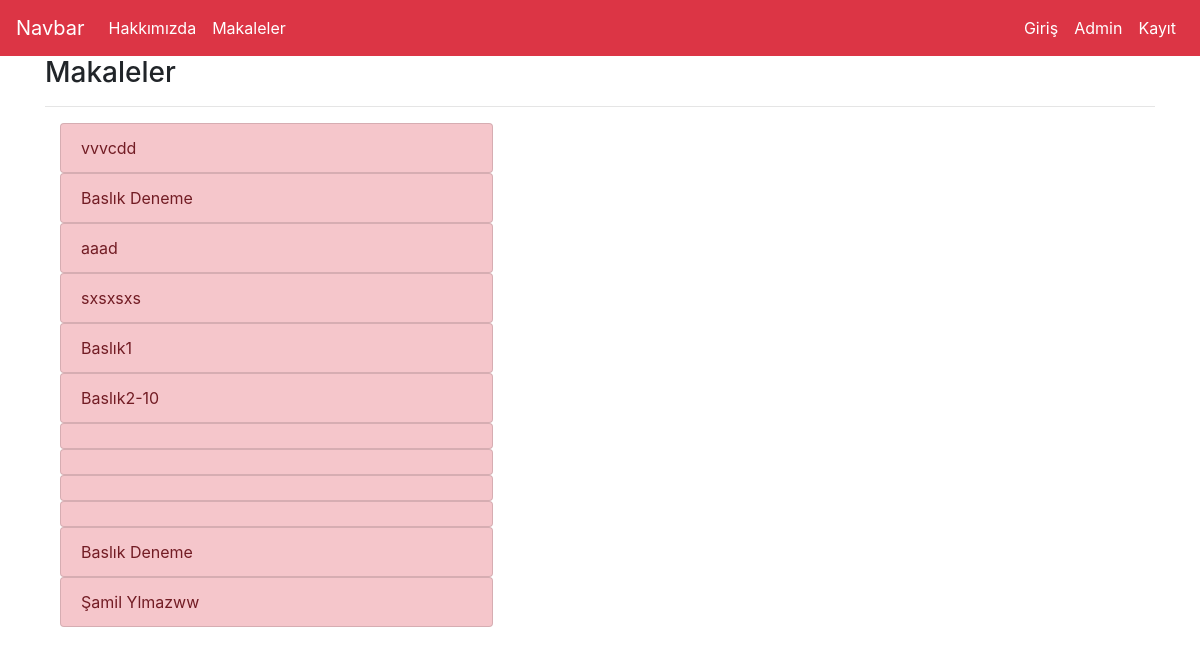
Screenshot of /article/articles/ with the database file from the repository.
### article/models.py (models this page shows, shortened)
class Article(models.Model):
    author = models.ForeignKey("auth.User" , on_delete=models.CASCADE, verbose_name = "Yazar Adı")
    title = models.CharField(max_length=50 ,verbose_name="Başlık")
    content = RichTextField()
    created_date = models.DateTimeField(auto_now=True, verbose_name="Yaratılma Tarihi")
    image_field = models.FileField(blank=True, null= True , verbose_name="Makale Fotoğrafı")

### article/views.py (the view)
# urls.py: path('articles/', views.articles, name="articles"),
def articles (request):
    articles = Article.objects.all()
    return render(request , "articles.html" , {"articles" :articles})

### templates/articles.html
{% extends "layout.html" %}
{% block render %}
 <h3>Makaleler</h3>
 <hr>
 {% if articles %}
 {% for el in articles %}
 <div class="col-md-5">
 <ul class="list-group">
     <a href="/article/detail/{{el.id}}"><li class="list-group-item list-group-item-danger">{{el.title}}</li></a>
  </ul>
</div>
 {% endfor %}
 {% else %}
 <div>
     <p>Gösterilecek Makale Yok</p>
 </div>
 {% endif %}
{% endblock %}

### rows the page displays
Article: title "vvvcdd"
Article: title "Baslık Deneme"
Article: title "aaad"
Article: title "sxsxsxs"
Article: title "Baslık1"
Article: title "Baslık2-10"
Article: title "Baslık Deneme"
Article: title "Şamil Ylmazww"
